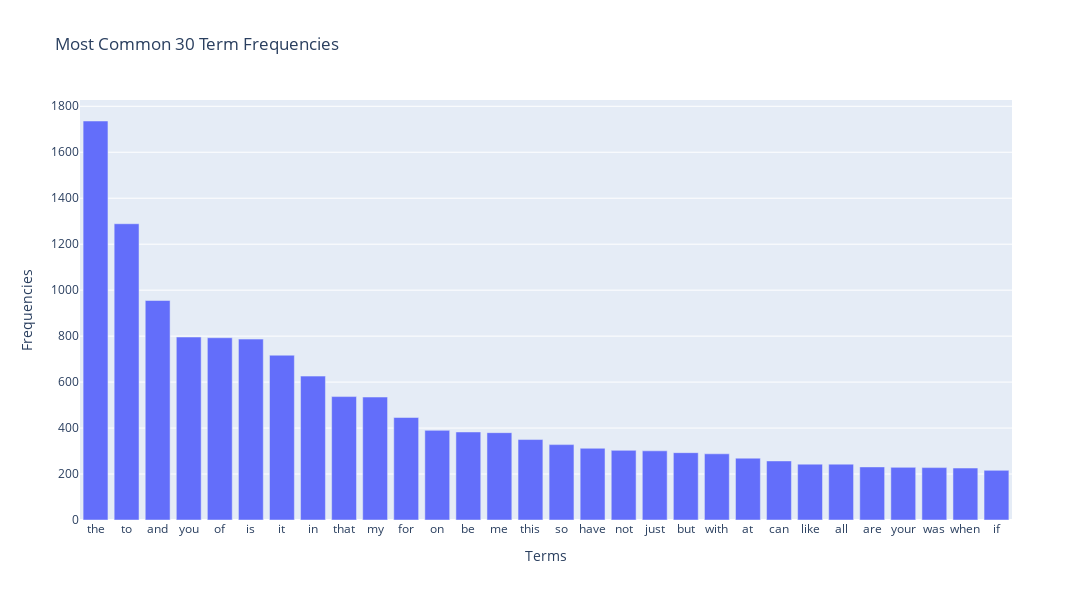

The notebook cell saved with this chart:
### Code cell
plot_frequency(train_df)

### Figure 1 — Plotly figure (JSON) as saved in the notebook; plotly's stock layout.template omitted (floating-point values rounded to 4 significant figures)
{"data": [{"hovertemplate": "Terms=%{x}<br>Frequencies=%{y}<extra></extra>", "legendgroup": "", "marker": {"color": "#636efa", "pattern": {"shape": ""}}, "name": "", "orientation": "v", "showlegend": false, "textposition": "auto", "type": "bar", "x": ["the", "to", "and", "you", "of", "is", "it", "in", "that", "my", "for", "on", "be", "me", "this", "so", "have", "not", "just", "but", "with", "at", "can", "like", "all", "are", "your", "was", "when", "if"], "xaxis": "x", "y": [1736, 1289, 955, 796, 793, 787, 717, 626, 537, 535, 446, 390, 383, 380, 350, 328, 312, 303, 301, 293, 288, 269, 257, 243, 243, 231, 229, 228, 226, 216], "yaxis": "y"}], "layout": {"barmode": "relative", "height": 600, "legend": {"tracegroupgap": 0}, "title": {"text": "Most Common 30 Term Frequencies"}, "width": 2000, "xaxis": {"anchor": "y", "domain": [0, 1], "title": {"text": "Terms"}}, "yaxis": {"anchor": "x", "domain": [0, 1], "title": {"text": "Frequencies"}}}}
